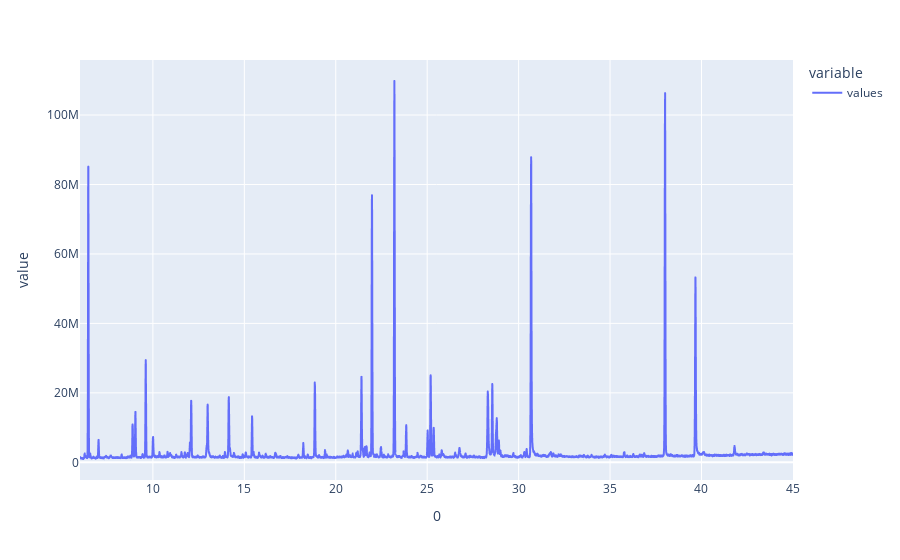

Here is the notebook cell this chart was saved with:
### Markdown cell above
On ne garde que les valeurs comprises dans l'intervalle qui nous interesse, cela supprime aussi les cases éventuellement vide du csv (temps de 0 à la lecture)<br>
Affichage des données brutes

Remarque : dans l'exemple on applique cela sur un DataFrame temporaire `temp` car cela est déjà fait dans la fonction `adaptCurve()`

### Code cell
temp = df.drop(df[df.index > tools.INTERVAL[1]].index)
temp = temp.drop(temp[temp.index < tools.INTERVAL[0]].index)
temp.plot()

### Figure 1 — Plotly figure (JSON) as saved in the notebook; plotly's stock layout.template omitted (floating-point values rounded to 4 significant figures; data arrays with more than 128 entries replaced by an {"elided": "..."} marker saying what was removed)
{"data": [{"hovertemplate": "variable=values<br>0=%{x}<br>value=%{y}<extra></extra>", "legendgroup": "values", "line": {"color": "#636efa", "dash": "solid"}, "mode": "lines", "name": "values", "showlegend": true, "type": "scattergl", "x": {"elided": "6607 float values"}, "xaxis": "x", "y": {"elided": "6607 float values"}, "yaxis": "y"}], "layout": {"legend": {"title": {"text": "variable"}, "tracegroupgap": 0}, "margin": {"t": 60}, "xaxis": {"anchor": "y", "domain": [0, 1], "title": {"text": "0"}}, "yaxis": {"anchor": "x", "domain": [0, 1], "title": {"text": "value"}}}}
